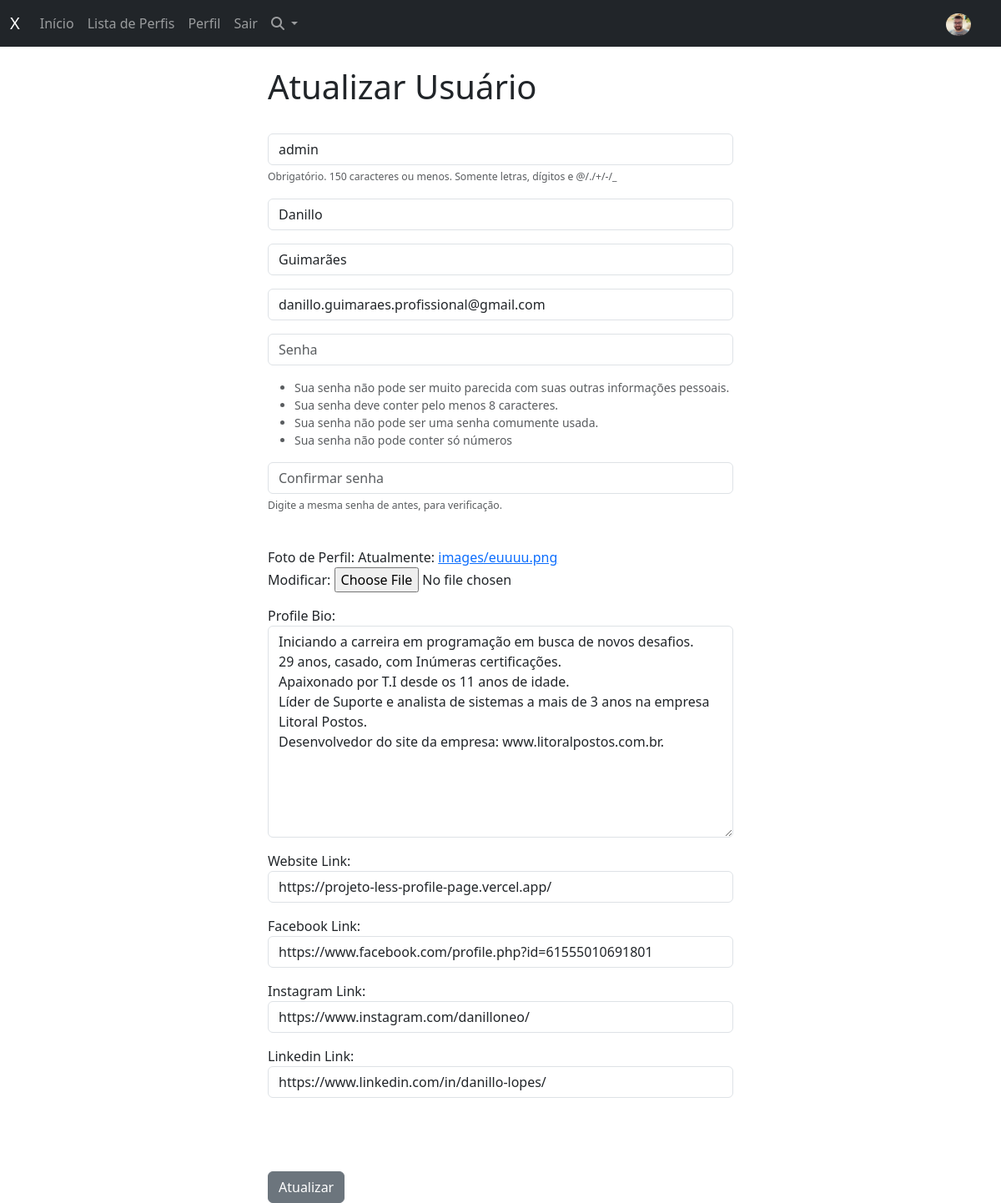
/update_user/ (signed in), run on the app's committed database.
### twitter/models.py (models this page shows, shortened)
class Profile(models.Model):
  user = models.OneToOneField(User, on_delete=models.CASCADE)
  follows = models.ManyToManyField("self", related_name="followed_by", symmetrical=False, blank=True)
  date_modified = models.DateTimeField(User, auto_now=True)
  profile_image = models.ImageField(null=True, blank=True, upload_to="images/")
  profile_bio = models.CharField(null=True, blank=True, max_length=500)
  homepage_link = models.CharField(null=True, blank=True, max_length=100)
  facebook_link = models.CharField(null=True, blank=True, max_length=100)
  instagram_link = models.CharField(null=True, blank=True, max_length=100)
  linkedin_link = models.CharField(null=True, blank=True, max_length=100)

### twitter/views.py (the view)
# urls.py: path('update_user/', views.update_user, name='update_user'),
def update_user(request):
    if request.user.is_authenticated:
        current_user = User.objects.get(id=request.user.id)
        profile_user = Profile.objects.get(user__id=request.user.id)
        user_form = SignUpForm(request.POST or None, request.FILES or None, instance=current_user)
        profile_form = ProfilePicForm(request.POST or None, request.FILES or None, instance=profile_user)
        if user_form.is_valid() and profile_form.is_valid():
            user_form.save()
            profile_form.save()
            login(request, current_user)
            messages.success(request, ("Seu perfil foi atualizado com sucesso!"))
            return redirect('home')
        return render(request, 'update_user.html', {'user_form':user_form, 'profile_form':profile_form})
    else:
        messages.success(request, ("Você precisa estar logado!"))
        return redirect('home')

### twitter/forms.py
class ProfilePicForm(forms.ModelForm):
    profile_image = forms.ImageField(label="Foto de Perfil")
    profile_bio = forms.CharField(label="Profile Bio", widget=forms.Textarea(attrs={'class':'form-control', 'placeholder':'Profile Bio'}))
    homepage_link = forms.CharField(label="Website Link", widget=forms.TextInput(attrs={'class':'form-control', 'placeholder':'Website Link'}))
    facebook_link = forms.CharField(label="Facebook Link", widget=forms.TextInput(attrs={'class':'form-control', 'placeholder':'Facebook Link'}))
    instagram_link = forms.CharField(label="Instagram Link", widget=forms.TextInput(attrs={'class':'form-control', 'placeholder':'Instagram Link'}))
    linkedin_link = forms.CharField(label="Linkedin Link", widget=forms.TextInput(attrs={'class':'form-control', 'placeholder':'Linkedin Link'}))
    class Meta:
        model = Profile
        fields = ('profile_image', 'profile_bio', 'homepage_link', 'facebook_link', 'instagram_link', 'linkedin_link', )

### twitter/templates/update_user.html (shortened to what this page needs)
{% extends 'base.html' %}
{% block content %}
<div class="col-md-6 offset-md-3">
  <h1>Atualizar Usuário</h1><br />
  <form method="POST" action="" enctype="multipart/form-data">
    {{ user_form.as_p }}
    <br />
    {{ profile_form.as_p }}
    <br /><br /><br />
    <button type="submit" class="btn btn-secondary">Atualizar</button>
  </form>
</div>
{% endblock %}

### twitter/templates/navbar.html (shortened to what this page needs)
{% load static %}
<nav class="navbar navbar-expand-lg navbar-dark bg-dark">
  <div class="container-fluid">
    <a class="navbar-brand" href="{% url 'home' %}">X</a>
    <div class="collapse navbar-collapse" id="navbarSupportedContent">
      <ul class="navbar-nav me-auto mb-2 mb-lg-0">
        <li class="nav-item">
          <a class="nav-link {% if request.resolver_match.url_name == 'home' %}active{% endif %}"
            href="{% url 'home' %}">Início</a>
        </li>
        <li class="nav-item">
          <a class="nav-link {% if request.resolver_match.url_name == 'profile_list' %}active{% endif %}"
            href="{% url 'profile_list' %}">Lista de Perfis</a>
        </li>
        {% if user.is_authenticated %}
        <li class="nav-item">
          <a class="nav-link {% if request.resolver_match.url_name == 'profile' %}active{% endif %}"
            href="{% url 'profile' user.id %}">Perfil</a>
        </li>
        <li class="nav-item">
          <a class="nav-link {% if request.resolver_match.url_name == 'logout' %}active{% endif %}"
            href="{% url 'logout' %}">Sair</a>
        </li>
        <li class="nav-item dropdown">
          <a class="nav-link dropdown-toggle" href="#" role="button" data-bs-toggle="dropdown" aria-expanded="false">
            <i class="fas fa-search"></i>
          </a>
        {% endif %}
      </ul>
      {% if user.is_authenticated %}
      <ul class="navbar-nav ml-auto">
        <li class="nav-link navbar-brand">
          <a href="{% url 'profile' request.user.id %}">
            {% if user.profile.profile_image %}
            <img src="{{ user.profile.profile_image.url }}" class="rounded-circle" width="30">
            {% else %}
            <img src="{% static 'images/default-profile.png' %}" class="profile-img rounded-circle" width="30">
            {% endif %}
          </a>
        </li>
      </ul>
      {% endif %}
    </div>
  </div>
</nav>

### twitter/static/css/main.css (style rules this page uses)
html, body { width: 100%; height: 100%; margin: 0; padding: 0; overflow-x: hidden; }

### data on the page
Profile: profile_bio "Iniciando a carreira em programação em busca de novos desafios. 29 anos, casado, com Inúmeras certificações. Apaixonado por T.I desde os 11 anos de idade. Líder de Suporte e analista de sistemas a mais de 3 anos na empresa Litoral Postos. Desenvolvedor do site da empresa: www.litoralpostos.com.br.", homepage_link "https://projeto-less-profile-page.vercel.app/", facebook_link "https://www.facebook.com/profile.php?id=61555010691801", instagram_link "https://www.instagram.com/danilloneo/", linkedin_link "https://www.linkedin.com/in/danillo-lopes/"
